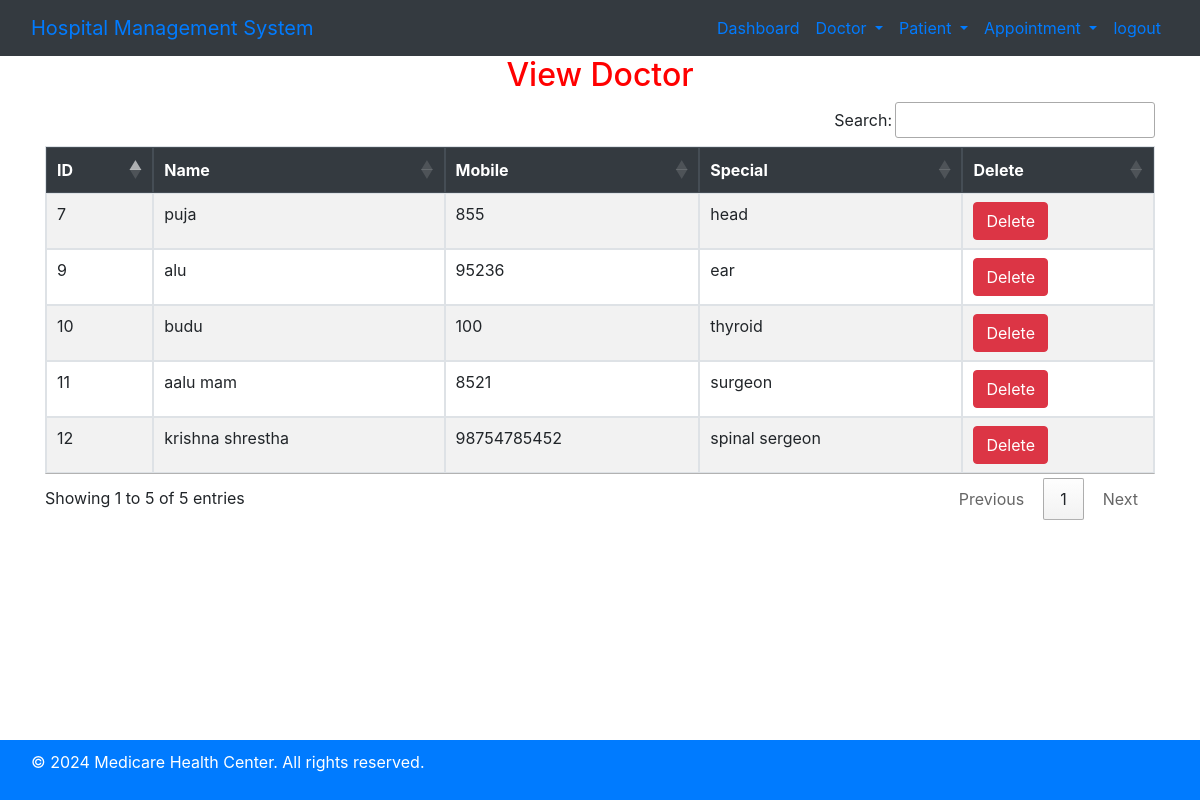
The app's page /view_doctor/ (signed in), older data.
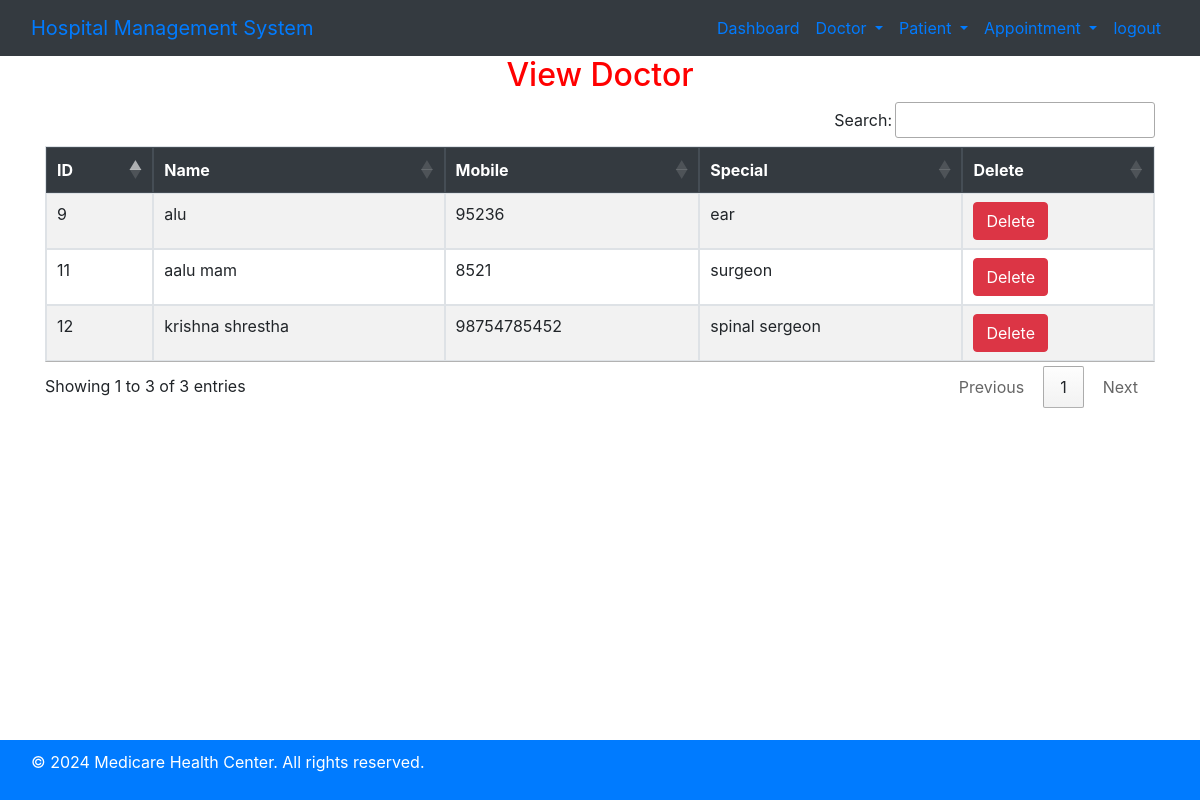
The same page, newer data.
### hospital/models.py (models this page shows, shortened)
class Doctor(models.Model):
    Name = models.CharField(max_length=50)
    mobile = models.IntegerField()
    special = models.CharField(max_length=50)

### hospital/views.py (the view)
# urls.py: path('view_doctor/',View_Doctor,name='view_doctor'),
def View_Doctor(request):
    if not request.user.is_staff:
        return redirect('login')
    doc = Doctor.objects.all()
    d = {'doc':doc}
    return render(request,'view_doctor.html',d)

### hospital/templates/view_doctor.html
{% include 'base.html' %}
{% include 'navigation.html' %}
<div class="container">
    <h2 class="text-center"  style="color:red;">View Doctor</h2>
    <table id="example" class="table table-bordered table-striped">
        <thead class="thead-dark">
            <tr>
                <th>ID</th>
                <th>Name</th>
                <th>Mobile</th>
                <th>Special</th>
                <th>Delete</th>
            </tr>
        </thead>
        <tbody>
            {% for i in doc %}
            <tr>
                <td>{{ i.id }}</td>
                <td>{{ i.Name }}</td>
                <td>{{ i.mobile }}</td>
                <td>{{ i.special }}</td>
                <td>
                    <a href="{% url 'delete_doctor' i.id %}" onclick="return confirm('Are you sure you want to delete?')" class="btn btn-danger">Delete</a>
                </td>
            </tr>
            {% endfor %}
        </tbody>
    </table>
</div>
{% include 'footer.html' %}

Row changes from the older to the newer data that the page shows:
removed Doctor: id "7", Name "puja", mobile "855", special "head"
removed Doctor: id "10", Name "budu", mobile "100", special "thyroid"
Text that changed along with them:
text written by a page script: "Search: Showing 1 to 5 of 5 entries Previous 1 Next" → "Search: Showing 1 to 3 of 3 entries Previous 1 Next"
